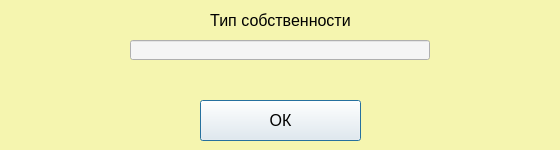
<?xml version="1.0" encoding="UTF-8"?>
<ui version="4.0">
 <class>Dialog</class>
 <widget class="QDialog" name="Dialog">
  <property name="geometry">
   <rect>
    <x>0</x>
    <y>0</y>
    <width>560</width>
    <height>150</height>
   </rect>
  </property>
  <property name="windowTitle">
   <string>Dialog</string>
  </property>
  <property name="styleSheet">
   <string notr="true">background-color: rgb(245, 245, 175)</string>
  </property>
  <widget class="QLineEdit" name="prop">
   <property name="geometry">
    <rect>
     <x>130</x>
     <y>40</y>
     <width>300</width>
     <height>20</height>
    </rect>
   </property>
   <property name="styleSheet">
    <string notr="true">font-size: 16px;
font: &quot;Yu Gothic UI Semibold&quot;;
background-color: rgb(245, 245, 245)</string>
   </property>
   <property name="text">
    <string/>
   </property>
  </widget>
  <widget class="QLabel" name="label_3">
   <property name="geometry">
    <rect>
     <x>130</x>
     <y>10</y>
     <width>301</width>
     <height>20</height>
    </rect>
   </property>
   <property name="styleSheet">
    <string notr="true">color: rgb(0, 0, 0);
font-size: 16px;
font: &quot;Arial Black&quot;;</string>
   </property>
   <property name="text">
    <string>Тип собственности</string>
   </property>
   <property name="alignment">
    <set>Qt::AlignCenter</set>
   </property>
  </widget>
  <widget class="QPushButton" name="OKbutton">
   <property name="geometry">
    <rect>
     <x>200</x>
     <y>100</y>
     <width>161</width>
     <height>41</height>
    </rect>
   </property>
   <property name="styleSheet">
    <string notr="true">font-size: 16px;
font: &quot;Yu Gothic UI Semibold&quot;;
background-color: rgb(245, 245, 245)</string>
   </property>
   <property name="text">
    <string>ОК</string>
   </property>
  </widget>
  <widget class="QLabel" name="error">
   <property name="geometry">
    <rect>
     <x>10</x>
     <y>70</y>
     <width>541</width>
     <height>21</height>
    </rect>
   </property>
   <property name="styleSheet">
    <string notr="true">color: red;
font-size: 16px;
font: 16pt &quot;Franklin Gothic Demi&quot;;</string>
   </property>
   <property name="text">
    <string/>
   </property>
   <property name="alignment">
    <set>Qt::AlignCenter</set>
   </property>
  </widget>
 </widget>
 <resources/>
 <connections/>
</ui>
